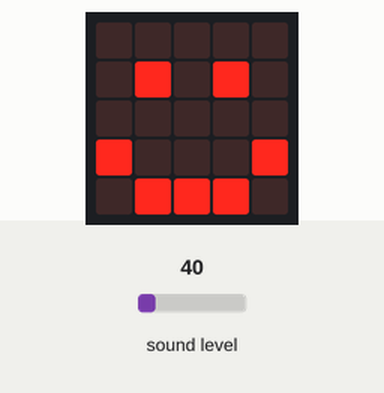
The program below on a simulated BBC micro:bit (MakeCode). On the bench: the board's 5×5 LED display. The inputs (shaded band) are chosen by the test bench; at power-on: sound level 40.

Above: at 1.2 s.
1.3 s: sound level set to 59
3.4 s: sound level set to 67
At 5.1 s:
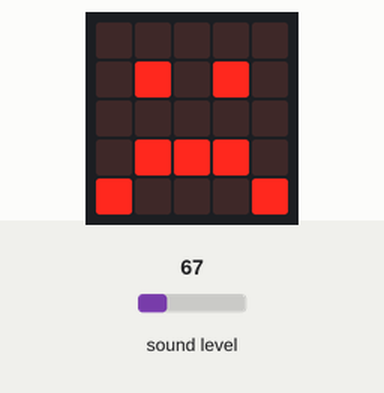
5.9 s: sound level set to 5
At 7.1 s:
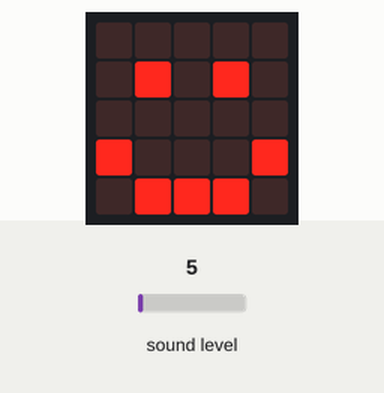
8.2 s: sound level set to 64
At 10.3 s:
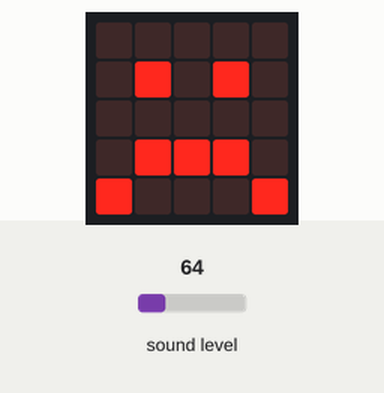
Timing chart, 0 to 11.4 s (numbered marks = the images above; inputs shaded):
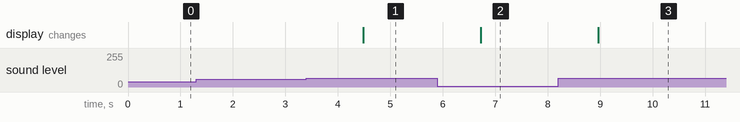

The program:

Ex9.py
```python
def on_forever():
    basic.clear_screen()
    if input.sound_level() < 64:
        basic.show_icon(IconNames.HAPPY)
        basic.pause(500)
    else:
        basic.show_icon(IconNames.SAD)
        basic.pause(500)
basic.forever(on_forever)
```

Measured:
- the behaviour switches between 63 and 64 on sound level (found by bisection; images 0 and 1)
- after the input at 1.3 s, every drawn part: stays the same
- after the input at 3.4 s, the display: changes after 1.1 s (image 1)
- after the input at 5.9 s, the display: changes after 0.82 s (image 2)
- after the input at 8.2 s, the display: changes after 0.76 s (image 3)
